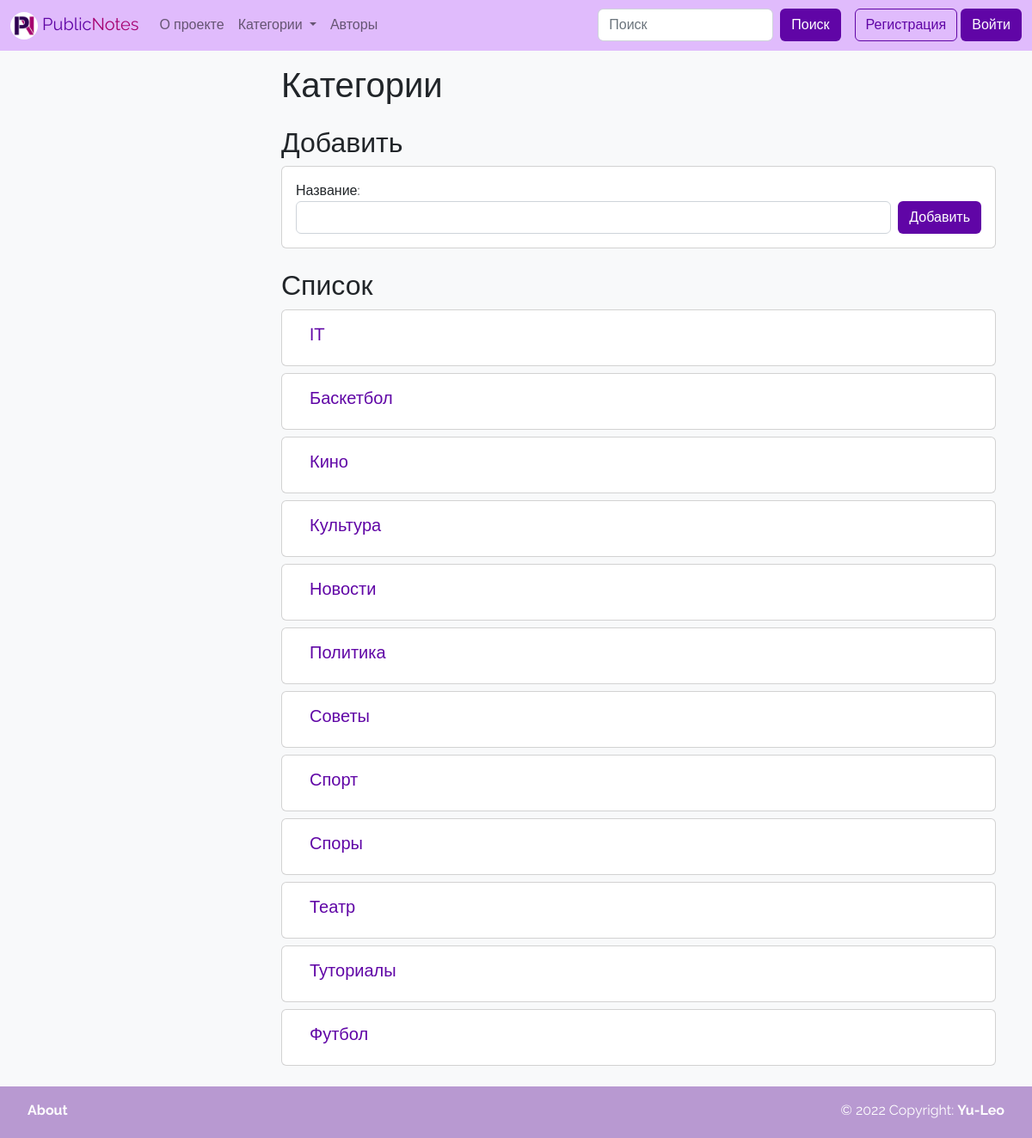
Page /categories_list/ on the earlier database version.
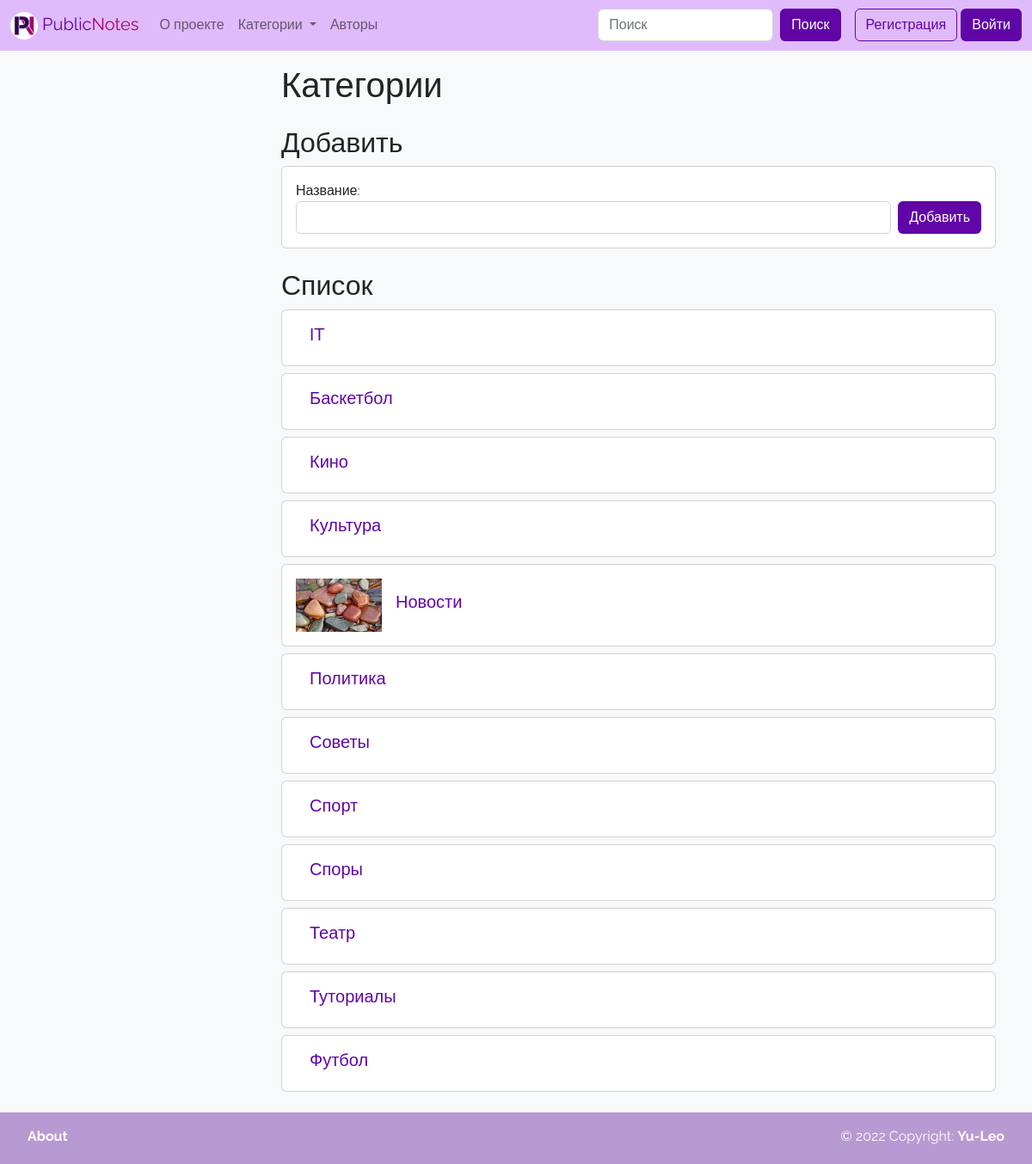
Same page on the later database version.
### wall/models.py (models this page shows, shortened)
class Category(MPTTModel):
    parent = TreeForeignKey('self', on_delete=models.CASCADE, null=True, blank=True, related_name='children')
    title = models.CharField(max_length=150, verbose_name='Название', unique=True)
    preview = models.ImageField(upload_to='photos/%Y/%m/%d/', verbose_name='Превью', blank=True)
    def get_absolute_url(self):
        return reverse('category', kwargs={"pk": self.pk})
    class MPTTMeta:
        order_insertion_by = ['title']
    class Meta:
        verbose_name = 'Категория'
        verbose_name_plural = 'Категории'
        ordering = ['title']

### wall/views.py (the view)
# urls.py: path('categories_list/', categories_list, name='categories_list'),
def categories_list(request):
    if request.method == 'POST':
        form = CategoryForm(request.POST)
        if form.is_valid():
            form.save()
            messages.success(request, 'Категория добавлена')
            return redirect('categories_list')
        else:
            messages.error(request, 'Ошибка добавления')
    else:
        form = CategoryForm()
    objects = Category.objects.all()
    paginator = Paginator(objects, 15)
    page_num = request.GET.get('page', 1)
    page_objects = paginator.get_page(page_num)
    context = {
        'form': form,
        'page_obj': page_objects
    }
    return render(request, 'wall/categories_list.html', context)

### wall/forms.py
class CategoryForm(forms.ModelForm):
    class Meta:
        model = Category
        fields = ['title']
        widgets = {
            'title': forms.TextInput(attrs={"class": "form-control me-2"}),
        }

### wall/templatetags/wall_tags.py (called while the page is built)
@register.simple_tag
def get_categories():
    return Category.objects.all()

### wall/templates/wall/categories_list.html (shortened to what this page needs)
{% extends 'base.html' %}
{% block content_title %}
<div class="hstack gap-3 mb-3">
    <div>
        <h1>Категории</h1>
    </div>
</div>
{% endblock %}
{% block content %}
<div class="mb-4">
    <h2 class="mb-2">Добавить</h2>
    <div class="card ">
        <div class="card-body">
            <form action="{% url 'categories_list' %}" method="post">
                <label for="{{ form.title.id_for_label }}">Название:</label>
                <div class="d-flex">
                    {{ form.title }}
                    <button type="submit" class="btn btn-purple">Добавить</button>
                </div>
            </form>
        </div>
    </div>
</div>
<div class="mb-4">
    {% if page_obj %}
    <h2 class="mb-2">Список</h2>
    {% endif %}
    {% for item in page_obj %}
    <div class="card mb-2">
        <div class="card-body">
            <div class="hstack gap-3">
                <div>
                    {% if item.preview %}
                    <img src="{{ item.preview.url }}" alt="" width="100px">
                    {% endif %}
                </div>
                <div>
                    <h5><a href="{{ item.get_absolute_url }}"
                           class="text-decoration-none text-purple stretched-link">{{ item.title }}</a></h5>
                </div>
            </div>
        </div>
    </div>
    {% endfor %}
</div>
{% endblock %}

Differences in the rows shown:
changed Category "Новости": preview: picture added
